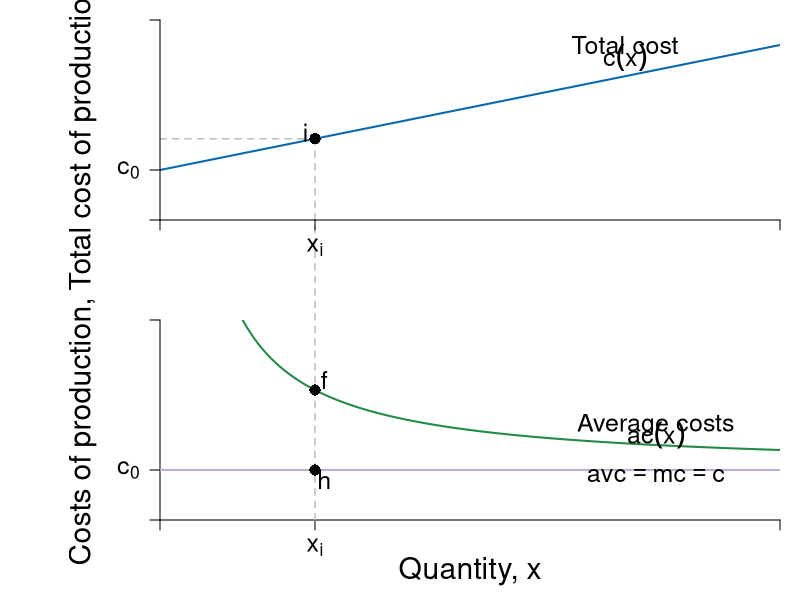

Source code (R):
#Graph Designer: Scott Cohn
#Authors: Bowles and Halliday
#Title: Microeconomics: Competition, Conflict and Coordination

require(shape)
pdf(file = "firmmarketsupply/tc_ac_mc_stacked_linear.pdf", width = 9, height = 12)

#Set parameters for graphics
axislabelsize <- 1.8
labelsize <- 1.5
namesize <- 1.8
annotatesize <- 1.5
graphlinewidth <- 2
segmentlinewidth <- 1.5

COL <- c("#7fc97f", "#beaed4", "#fdc086", "#ffff99", "#386cb0", "#f0027f", "#bf5b17", "#666666")
COLA <- c("#99d8c9","#66c2a4","#41ae76", "#238b45", "#005824")
COLB <- c("#4eb3d3", "#2b8cbe", "#0868ac","#084081")

#Edited the margins to cater for the larger LHS labels
par(mar =  c(4, 8, 1, 1), mfrow = c(2, 1))


totalcost <- function(x, c0 = 10, c1 = 2){
  c0 + c1*x
}

avgcost <- function(x, c0 = 10, c1 = 2){
  totalcost/x
}

avgvarcost <- function(x,  c1 = 2){
  c1
}

marginalcost <- function(x, c1 = 2){
  c1
}

mcline <- function(x, constant = 0.3181472, slope = 0.125){
  constant + slope*x
}



# total cost --------------------------------------------------------------


xlims <- c(0, 10)
ylims <- c(0, 8)

npts <- 501 
x <- seq(xlims[1], xlims[2], length.out = npts)
y <- seq(ylims[1], ylims[2], length.out = npts) 
a <- c(13, 16.75, 19.25)

plot(0, 0, xlim = xlims, ylim = ylims, type = "n",
     xlab = expression(paste("")),
     ylab = expression(paste("")), 
     xaxt = "n", 
     yaxt = "n", 
     cex.lab = axislabelsize, 
     bty = "n",
     xaxs = "i", 
     yaxs = "i")

# Choose x_i

i <- c(2, 2.5, 3, 3.5, 4)
xi <- i[2]

ticksy <- c(0, 2, totalcost(x = xi, c0 = 10, c1 = 2), ylims[2])
ylabels <- c(NA, expression(paste(c[0])), expression(paste(c[i])), NA)
ticksx <- c(0, xi, xlims[2])
xlabels <- c(NA, expression(paste(x[i])), NA)

npts <- 500 
xx1 <- seq(xlims[1], xlims[2], length.out = npts)
xx3 <- seq(xi - 1.5, xi + 1.5, length.out = npts)
xx4 <- seq(4.82456, 7.82456, length.out = npts)

# Total Cost curve
lines(xx1, totalcost(xx1, c0 = 2, c1 = 0.5), col = COLB[3], lwd = graphlinewidth)

# Label the axes
text(-1.25, 0.5*ylims[2], expression(paste("Total cost of production, ", c)), xpd = TRUE, cex = axislabelsize, srt = 90) 

# Segments
segments(xi, -50, xi, totalcost(xi, c0 = 2, c1 = 0.5), lty = 2, col = "grey", lwd = segmentlinewidth, xpd = TRUE)
segments(0, totalcost(xi, c0 = 2, c1 = 0.5), xi, totalcost(xi, c0 = 2, c1 = 0.5), lty = 2, col = "grey", lwd = segmentlinewidth)

# Add point and label
points(xi, totalcost(x = xi, c0 = 2, c1 = 0.5), pch = 16, col = "black", cex = 1.5)
text(xi - 0.15, totalcost(x = xi, c0 = 2, c1 = 0.5) + 0.25, expression("i"), cex = annotatesize)

#Label the cost curve
text(7.5, 7.0, expression("Total cost"), cex = annotatesize)
text(7.5, 6.5, expression(c(x)), cex = annotatesize)

# Axis Labels
axis(1, at = ticksx, pos = 0, labels = xlabels, cex.axis = labelsize)
axis(2, at = ticksy, pos = 0, labels = ylabels, las = 1, cex.axis = labelsize)

# ac & mc -----------------------------------------------------------------

avgcost <- function(x,  c0 = 2, c1 = 0.05){
  (c0 + c1*x)/x
}

marginalcost <- function(x, c1 = 0.05){
  0*x + c1 
}

xlims <- c(0, 10)
ylims <- c(0, 2)

npts <- 501 
x <- seq(xlims[1], xlims[2], length.out = npts)
y <- seq(ylims[1], ylims[2], length.out = npts) 
a <- c(13, 16.75, 19.25)

plot(0, 0, xlim = xlims, ylim = ylims, type = "n",
     xlab = expression(paste("")),
     ylab = expression(paste("")), 
     xaxt = "n", 
     yaxt = "n", 
     cex.lab = axislabelsize, 
     bty = "n",
     xaxs = "i", 
     yaxs = "i")


ticksy <- c(0, 0.5, ylims[2])
ylabels <- c(NA, expression(paste(c[0])), NA)
ticksx <- c(0, xi, xlims[2])
xlabels <- c(NA, expression(paste(x[i])), NA)

axis(1, at = ticksx, pos = 0, labels = xlabels, cex.axis = labelsize)
axis(2, at = ticksy, pos = 0, labels = ylabels, las = 1, cex.axis = labelsize)

npts <- 500 
xx1 <- seq(xlims[1], xlims[2], length.out = npts)
xx3 <- seq(4, 8, length.out = npts)
xx4 <- seq(xlims[1], 6.32456, length.out = npts)
xx5 <- seq(6.32456, xlims[2], length.out = npts)

text(-1.25, 0.5*ylims[2], expression(paste("Costs of production, ", c)), xpd = TRUE, cex = axislabelsize, srt = 90) 
mtext(expression(paste("Quantity, ", x)), side = 1, line = 2.5, cex = axislabelsize)

# segments
segments(xi, 0, xi, ylims[2] + 1, lty = 2, col = "grey", lwd = segmentlinewidth, xpd = TRUE)

# AC
lines(x, avgcost(x, c0 = 2, c1 = 0.5), col = COLA[4], lwd = graphlinewidth)

# AVC = MC
lines(x, marginalcost(x, c1 = 0.5), col = COL[2], lwd = graphlinewidth)

# Add point and label
points(xi, marginalcost(xi, c1 = 0.5), pch = 16, col = "black", cex = 1.5)
text(xi + 0.15, marginalcost(xi, c1 = 0.5) - 0.1, expression("h"), cex = annotatesize)

points(xi, avgcost(xi, c0 = 2, c1 = 0.5), pch = 16, col = "black", cex = 1.5)
text(xi + 0.15, avgcost(xi, c0 = 2, c1 = 0.5) + 0.1, expression("f"), cex = annotatesize)

# Label curves
text(0.8*xlims[2], 0.95, expression("Average costs"), cex = annotatesize)
text(0.8*xlims[2], 0.85, expression(ac(x)), cex = annotatesize)
text(0.8*xlims[2], 0.45, expression(paste(avc == mc, phantom() == c)), cex = annotatesize)

dev.off()
